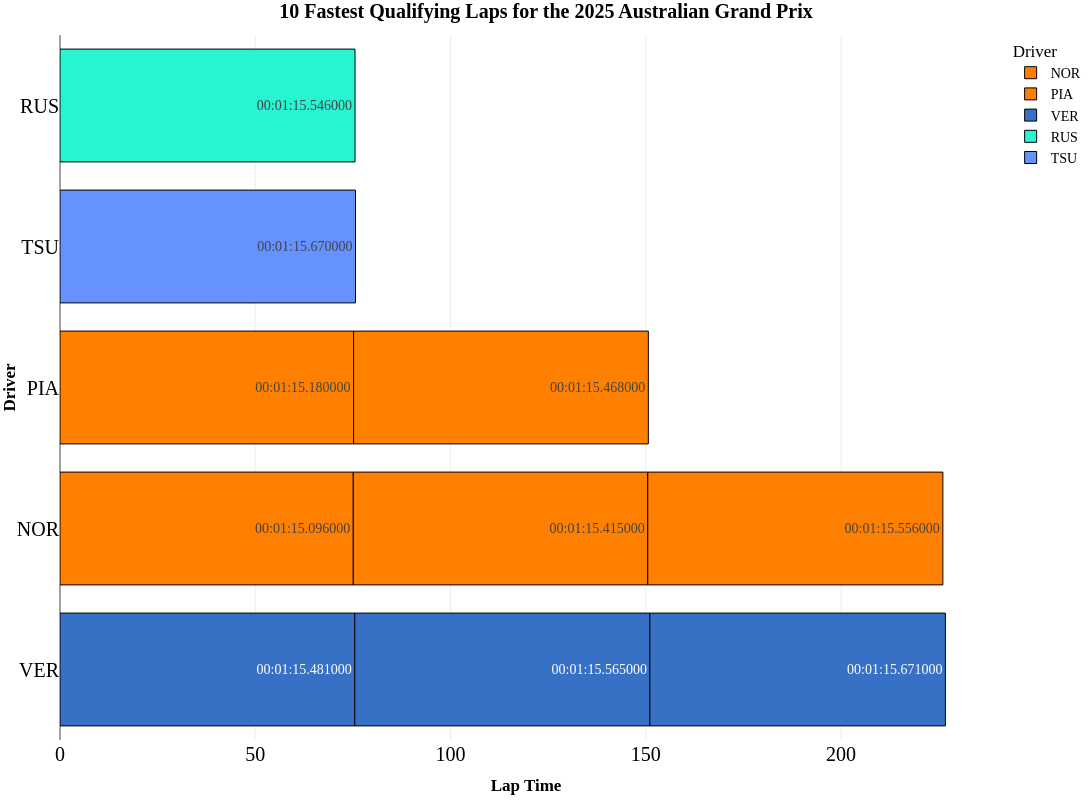

Notebook cell for this chart:
### Code cell
fig=px.bar(
    top10_laps,
    y="Driver",
    x='LapTime (s)',
    text='LapTime_final',
    orientation='h',
    color='Driver',
    template="presentation",
    hover_data=['Team', 'Year', 'GP','LapTime', 'LapNumber','Sector1Time', 'Sector2Time', 'Sector3Time',
       'Compound', 'TyreLife', 'FreshTyre'],
    title="<b>10 Fastest Qualifying Laps for the {} {}</b>".format(year,gp),
    height=800, 
    width=1200,

color_discrete_map={
                 "ALB": "#64C4FF",
                 "ALO": "#229971",
                 "BEA": "#B6BABD",                 
                 "BOT": "#52e252",
                 "COL": "#37BEDD",
                 "DOO": "#0093cc",
                 "GAS": "#0093cc",
                 "HAM": "#27F4D2",
                 "HUL": "#B6BABD",
                 "LAW": "#6692FF",
                 "LEC": "#E80020",
                 "MAG": "#B6BABD",
                 "NOR": "#FF8000",
                 "OCO": "#0093cc",
                 "PER": "#3671C6",
                 "PIA": "#FF8000",
                 "RIC": "#6692FF",
                 "RUS": "#27F4D2",
                 "SAI": "#E80020",
                 "SAR": "#37BEDD",
                 "STR": "#229971",
                 "TSU": "#6692FF",
                 "VER": "#3671C6",
                 "ZHO": "#52e252"
                 }
)
fig.update_layout(
    yaxis = dict(tickfont = dict(size=20)),
    xaxis = dict(tickfont = dict(size=20)),

    xaxis_title="<b>Lap Time</b>",
    yaxis_title="<b>Driver</b>",
    title_font_family="<b>PT Sans Narrow</b>",

)

fig.update_layout(xaxis_tickformat='%H:%M:%S.%f')

fig.update_traces(marker_line_width=1,marker_line_color="BLACK")

fig.update_layout(yaxis={'categoryorder':'total descending'})

fig.update_traces(textposition='auto')

fig.update_layout(
    title_x=0.5,
    hoverlabel=dict(
        bgcolor="white",
        font_size=16,
        font_family="PT Sans Narrow"
    ),
    yaxis = dict(tickfont = dict(size=20)),
    xaxis = dict(tickfont = dict(size=20)),
    font=dict(
        family="PT Sans Narrow",
        size=14,
        color="Black"
    ),
    title_font_family="PT Sans Narrow",
    margin=dict(l=60, r=5, t=35, b=60),
)
fig.show()

### Figure 1 — Plotly figure (JSON) as saved in the notebook; plotly's stock layout.template omitted (floating-point values rounded to 4 significant figures)
{"data": [{"alignmentgroup": "True", "customdata": [["McLaren", 2025, "Australian Grand Prix", "P0DT0H1M15.096S", 19, "0 days 00:00:25.961000", "0 days 00:00:16.997000", "0 days 00:00:32.138000", "SOFT", 2, "True"], ["McLaren", 2025, "Australian Grand Prix", "P0DT0H1M15.415S", 13, "0 days 00:00:26.194000", "0 days 00:00:17.030000", "0 days 00:00:32.191000", "SOFT", 5, "False"], ["McLaren", 2025, "Australian Grand Prix", "P0DT0H1M15.556S", 10, "0 days 00:00:26.104000", "0 days 00:00:17.122000", "0 days 00:00:32.330000", "SOFT", 4, "True"]], "hovertemplate": "Driver=%{y}<br>LapTime (s)=%{x}<br>LapTime_final=%{text}<br>Team=%{customdata[0]}<br>Year=%{customdata[1]}<br>GP=%{customdata[2]}<br>LapTime=%{customdata[3]}<br>LapNumber=%{customdata[4]}<br>Sector1Time=%{customdata[5]}<br>Sector2Time=%{customdata[6]}<br>Sector3Time=%{customdata[7]}<br>Compound=%{customdata[8]}<br>TyreLife=%{customdata[9]}<br>FreshTyre=%{customdata[10]}<extra></extra>", "legendgroup": "NOR", "marker": {"color": "#FF8000", "line": {"color": "BLACK", "width": 1}, "pattern": {"shape": ""}}, "name": "NOR", "offsetgroup": "NOR", "orientation": "h", "showlegend": true, "text": ["00:01:15.096000", "00:01:15.415000", "00:01:15.556000"], "textposition": "auto", "type": "bar", "x": [75.1, 75.42, 75.56], "xaxis": "x", "y": ["NOR", "NOR", "NOR"], "yaxis": "y"}, {"alignmentgroup": "True", "customdata": [["McLaren", 2025, "Australian Grand Prix", "P0DT0H1M15.18S", 17, "0 days 00:00:26.082000", "0 days 00:00:16.952000", "0 days 00:00:32.146000", "SOFT", 2, "True"], ["McLaren", 2025, "Australian Grand Prix", "P0DT0H1M15.468S", 9, "0 days 00:00:26.171000", "0 days 00:00:17.111000", "0 days 00:00:32.186000", "SOFT", 2, "True"]], "hovertemplate": "Driver=%{y}<br>LapTime (s)=%{x}<br>LapTime_final=%{text}<br>Team=%{customdata[0]}<br>Year=%{customdata[1]}<br>GP=%{customdata[2]}<br>LapTime=%{customdata[3]}<br>LapNumber=%{customdata[4]}<br>Sector1Time=%{customdata[5]}<br>Sector2Time=%{customdata[6]}<br>Sector3Time=%{customdata[7]}<br>Compound=%{customdata[8]}<br>TyreLife=%{customdata[9]}<br>FreshTyre=%{customdata[10]}<extra></extra>", "legendgroup": "PIA", "marker": {"color": "#FF8000", "line": {"color": "BLACK", "width": 1}, "pattern": {"shape": ""}}, "name": "PIA", "offsetgroup": "PIA", "orientation": "h", "showlegend": true, "text": ["00:01:15.180000", "00:01:15.468000"], "textposition": "auto", "type": "bar", "x": [75.18, 75.47], "xaxis": "x", "y": ["PIA", "PIA"], "yaxis": "y"}, {"alignmentgroup": "True", "customdata": [["Red Bull Racing", 2025, "Australian Grand Prix", "P0DT0H1M15.481S", 16, "0 days 00:00:26.066000", "0 days 00:00:16.915000", "0 days 00:00:32.500000", "SOFT", 2, "True"], ["Red Bull Racing", 2025, "Australian Grand Prix", "P0DT0H1M15.565S", 10, "0 days 00:00:26.090000", "0 days 00:00:17.003000", "0 days 00:00:32.472000", "SOFT", 5, "False"], ["Red Bull Racing", 2025, "Australian Grand Prix", "P0DT0H1M15.671S", 13, "0 days 00:00:26.055000", "0 days 00:00:16.935000", "0 days 00:00:32.681000", "SOFT", 2, "True"]], "hovertemplate": "Driver=%{y}<br>LapTime (s)=%{x}<br>LapTime_final=%{text}<br>Team=%{customdata[0]}<br>Year=%{customdata[1]}<br>GP=%{customdata[2]}<br>LapTime=%{customdata[3]}<br>LapNumber=%{customdata[4]}<br>Sector1Time=%{customdata[5]}<br>Sector2Time=%{customdata[6]}<br>Sector3Time=%{customdata[7]}<br>Compound=%{customdata[8]}<br>TyreLife=%{customdata[9]}<br>FreshTyre=%{customdata[10]}<extra></extra>", "legendgroup": "VER", "marker": {"color": "#3671C6", "line": {"color": "BLACK", "width": 1}, "pattern": {"shape": ""}}, "name": "VER", "offsetgroup": "VER", "orientation": "h", "showlegend": true, "text": ["00:01:15.481000", "00:01:15.565000", "00:01:15.671000"], "textposition": "auto", "type": "bar", "x": [75.48, 75.56, 75.67], "xaxis": "x", "y": ["VER", "VER", "VER"], "yaxis": "y"}, {"alignmentgroup": "True", "customdata": [["Mercedes", 2025, "Australian Grand Prix", "P0DT0H1M15.546S", 20, "0 days 00:00:26.163000", "0 days 00:00:16.951000", "0 days 00:00:32.432000", "SOFT", 2, "True"]], "hovertemplate": "Driver=%{y}<br>LapTime (s)=%{x}<br>LapTime_final=%{text}<br>Team=%{customdata[0]}<br>Year=%{customdata[1]}<br>GP=%{customdata[2]}<br>LapTime=%{customdata[3]}<br>LapNumber=%{customdata[4]}<br>Sector1Time=%{customdata[5]}<br>Sector2Time=%{customdata[6]}<br>Sector3Time=%{customdata[7]}<br>Compound=%{customdata[8]}<br>TyreLife=%{customdata[9]}<br>FreshTyre=%{customdata[10]}<extra></extra>", "legendgroup": "RUS", "marker": {"color": "#27F4D2", "line": {"color": "BLACK", "width": 1}, "pattern": {"shape": ""}}, "name": "RUS", "offsetgroup": "RUS", "orientation": "h", "showlegend": true, "text": ["00:01:15.546000"], "textposition": "auto", "type": "bar", "x": [75.55], "xaxis": "x", "y": ["RUS"], "yaxis": "y"}, {"alignmentgroup": "True", "customdata": [["Racing Bulls", 2025, "Australian Grand Prix", "P0DT0H1M15.67S", 17, "0 days 00:00:26.190000", "0 days 00:00:17.005000", "0 days 00:00:32.475000", "SOFT", 2, "True"]], "hovertemplate": "Driver=%{y}<br>LapTime (s)=%{x}<br>LapTime_final=%{text}<br>Team=%{customdata[0]}<br>Year=%{customdata[1]}<br>GP=%{customdata[2]}<br>LapTime=%{customdata[3]}<br>LapNumber=%{customdata[4]}<br>Sector1Time=%{customdata[5]}<br>Sector2Time=%{customdata[6]}<br>Sector3Time=%{customdata[7]}<br>Compound=%{customdata[8]}<br>TyreLife=%{customdata[9]}<br>FreshTyre=%{customdata[10]}<extra></extra>", "legendgroup": "TSU", "marker": {"color": "#6692FF", "line": {"color": "BLACK", "width": 1}, "pattern": {"shape": ""}}, "name": "TSU", "offsetgroup": "TSU", "orientation": "h", "showlegend": true, "text": ["00:01:15.670000"], "textposition": "auto", "type": "bar", "x": [75.67], "xaxis": "x", "y": ["TSU"], "yaxis": "y"}], "layout": {"barmode": "relative", "font": {"color": "Black", "family": "PT Sans Narrow", "size": 14}, "height": 800, "hoverlabel": {"bgcolor": "white", "font": {"family": "PT Sans Narrow", "size": 16}}, "legend": {"title": {"text": "Driver"}, "tracegroupgap": 0}, "margin": {"b": 60, "l": 60, "r": 5, "t": 35}, "title": {"font": {"family": "PT Sans Narrow"}, "text": "<b>10 Fastest Qualifying Laps for the 2025 Australian Grand Prix</b>", "x": 0.5}, "width": 1200, "xaxis": {"anchor": "y", "domain": [0, 1], "tickfont": {"size": 20}, "tickformat": "%H:%M:%S.%f", "title": {"text": "<b>Lap Time</b>"}}, "yaxis": {"anchor": "x", "categoryarray": ["TSU", "RUS", "VER", "PIA", "NOR"], "categoryorder": "total descending", "domain": [0, 1], "tickfont": {"size": 20}, "title": {"text": "<b>Driver</b>"}}}}
